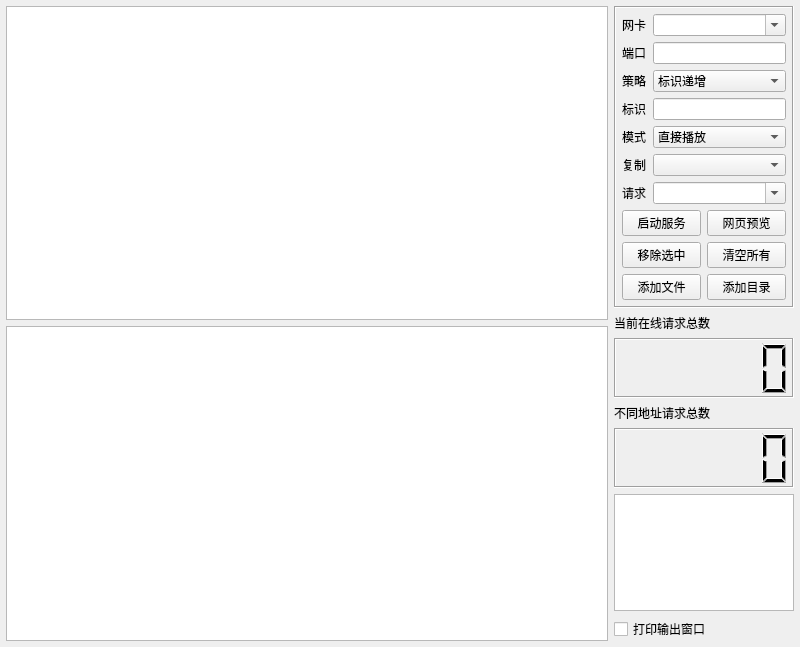
<?xml version="1.0" encoding="UTF-8"?>
<ui version="4.0">
 <class>frmFilePush</class>
 <widget class="QWidget" name="frmFilePush">
  <property name="geometry">
   <rect>
    <x>0</x>
    <y>0</y>
    <width>800</width>
    <height>647</height>
   </rect>
  </property>
  <property name="windowTitle">
   <string>Form</string>
  </property>
  <layout class="QGridLayout" name="gridLayout">
   <property name="leftMargin">
    <number>6</number>
   </property>
   <property name="topMargin">
    <number>6</number>
   </property>
   <property name="rightMargin">
    <number>6</number>
   </property>
   <property name="bottomMargin">
    <number>6</number>
   </property>
   <property name="spacing">
    <number>6</number>
   </property>
   <item row="0" column="0">
    <widget class="QTableWidget" name="tableWidget"/>
   </item>
   <item row="0" column="1" rowspan="2">
    <widget class="QWidget" name="widgetRight" native="true">
     <property name="minimumSize">
      <size>
       <width>180</width>
       <height>0</height>
      </size>
     </property>
     <property name="maximumSize">
      <size>
       <width>180</width>
       <height>16777215</height>
      </size>
     </property>
     <layout class="QVBoxLayout" name="verticalLayout">
      <property name="spacing">
       <number>6</number>
      </property>
      <property name="leftMargin">
       <number>0</number>
      </property>
      <property name="topMargin">
       <number>0</number>
      </property>
      <property name="rightMargin">
       <number>0</number>
      </property>
      <property name="bottomMargin">
       <number>0</number>
      </property>
      <item>
       <widget class="QFrame" name="frame">
        <property name="sizePolicy">
         <sizepolicy hsizetype="Preferred" vsizetype="Expanding">
          <horstretch>0</horstretch>
          <verstretch>0</verstretch>
         </sizepolicy>
        </property>
        <property name="frameShape">
         <enum>QFrame::Box</enum>
        </property>
        <property name="frameShadow">
         <enum>QFrame::Sunken</enum>
        </property>
        <layout class="QVBoxLayout" name="verticalLayout_2">
         <property name="spacing">
          <number>6</number>
         </property>
         <property name="leftMargin">
          <number>6</number>
         </property>
         <property name="topMargin">
          <number>6</number>
         </property>
         <property name="rightMargin">
          <number>6</number>
         </property>
         <property name="bottomMargin">
          <number>6</number>
         </property>
         <item>
          <widget class="QWidget" name="widget" native="true">
           <layout class="QGridLayout" name="gridLayout_3">
            <property name="leftMargin">
             <number>0</number>
            </property>
            <property name="topMargin">
             <number>0</number>
            </property>
            <property name="rightMargin">
             <number>0</number>
            </property>
            <property name="bottomMargin">
             <number>0</number>
            </property>
            <property name="spacing">
             <number>6</number>
            </property>
            <item row="0" column="1">
             <widget class="QComboBox" name="cboxListenIP">
              <property name="editable">
               <bool>true</bool>
              </property>
             </widget>
            </item>
            <item row="4" column="0">
             <widget class="QLabel" name="labPlayMode">
              <property name="text">
               <string>模式</string>
              </property>
             </widget>
            </item>
            <item row="4" column="1">
             <widget class="QComboBox" name="cboxPlayMode">
              <item>
               <property name="text">
                <string>直接播放</string>
               </property>
              </item>
              <item>
               <property name="text">
                <string>下载播放</string>
               </property>
              </item>
             </widget>
            </item>
            <item row="2" column="1">
             <widget class="QComboBox" name="cboxFlagType">
              <property name="sizePolicy">
               <sizepolicy hsizetype="Expanding" vsizetype="Fixed">
                <horstretch>0</horstretch>
                <verstretch>0</verstretch>
               </sizepolicy>
              </property>
              <item>
               <property name="text">
                <string>标识递增</string>
               </property>
              </item>
              <item>
               <property name="text">
                <string>指定标识</string>
               </property>
              </item>
              <item>
               <property name="text">
                <string>随机标识</string>
               </property>
              </item>
             </widget>
            </item>
            <item row="1" column="0">
             <widget class="QLabel" name="labListenPort">
              <property name="text">
               <string>端口</string>
              </property>
             </widget>
            </item>
            <item row="6" column="0">
             <widget class="QLabel" name="labMaxCount">
              <property name="text">
               <string>请求</string>
              </property>
             </widget>
            </item>
            <item row="6" column="1">
             <widget class="QComboBox" name="cboxMaxCount">
              <property name="editable">
               <bool>true</bool>
              </property>
             </widget>
            </item>
            <item row="1" column="1">
             <widget class="QLineEdit" name="txtListenPort"/>
            </item>
            <item row="0" column="0">
             <widget class="QLabel" name="txtListenIP">
              <property name="text">
               <string>网卡</string>
              </property>
             </widget>
            </item>
            <item row="5" column="1">
             <widget class="QComboBox" name="cboxCopyNumber"/>
            </item>
            <item row="5" column="0">
             <widget class="QLabel" name="labCopyNumber">
              <property name="text">
               <string>复制</string>
              </property>
             </widget>
            </item>
            <item row="2" column="0">
             <widget class="QLabel" name="labFlagType">
              <property name="text">
               <string>策略</string>
              </property>
             </widget>
            </item>
            <item row="3" column="0">
             <widget class="QLabel" name="labPushFlag">
              <property name="text">
               <string>标识</string>
              </property>
             </widget>
            </item>
            <item row="3" column="1">
             <widget class="QLineEdit" name="txtPushFlag"/>
            </item>
           </layout>
          </widget>
         </item>
         <item>
          <layout class="QGridLayout" name="gridLayout_2">
           <property name="spacing">
            <number>6</number>
           </property>
           <item row="0" column="0">
            <widget class="QPushButton" name="btnStart">
             <property name="text">
              <string>启动服务</string>
             </property>
            </widget>
           </item>
           <item row="0" column="1">
            <widget class="QPushButton" name="btnPreview">
             <property name="text">
              <string>网页预览</string>
             </property>
            </widget>
           </item>
           <item row="1" column="0">
            <widget class="QPushButton" name="btnRemove">
             <property name="text">
              <string>移除选中</string>
             </property>
            </widget>
           </item>
           <item row="1" column="1">
            <widget class="QPushButton" name="btnClear">
             <property name="text">
              <string>清空所有</string>
             </property>
            </widget>
           </item>
           <item row="2" column="0">
            <widget class="QPushButton" name="btnAddFile">
             <property name="text">
              <string>添加文件</string>
             </property>
            </widget>
           </item>
           <item row="2" column="1">
            <widget class="QPushButton" name="btnAddPath">
             <property name="text">
              <string>添加目录</string>
             </property>
            </widget>
           </item>
          </layout>
         </item>
        </layout>
       </widget>
      </item>
      <item>
       <widget class="QLabel" name="label">
        <property name="text">
         <string>当前在线请求总数</string>
        </property>
       </widget>
      </item>
      <item>
       <widget class="QLCDNumber" name="lcdNumber">
        <property name="minimumSize">
         <size>
          <width>0</width>
          <height>60</height>
         </size>
        </property>
        <property name="frameShadow">
         <enum>QFrame::Sunken</enum>
        </property>
        <property name="digitCount">
         <number>6</number>
        </property>
        <property name="intValue" stdset="0">
         <number>0</number>
        </property>
       </widget>
      </item>
      <item>
       <widget class="QLabel" name="label_2">
        <property name="text">
         <string>不同地址请求总数</string>
        </property>
       </widget>
      </item>
      <item>
       <widget class="QLCDNumber" name="lcdNumberAll">
        <property name="minimumSize">
         <size>
          <width>0</width>
          <height>60</height>
         </size>
        </property>
        <property name="frameShape">
         <enum>QFrame::Box</enum>
        </property>
        <property name="frameShadow">
         <enum>QFrame::Sunken</enum>
        </property>
        <property name="digitCount">
         <number>6</number>
        </property>
       </widget>
      </item>
      <item>
       <widget class="QTextEdit" name="txtHttpUrl">
        <property name="readOnly">
         <bool>true</bool>
        </property>
       </widget>
      </item>
      <item>
       <widget class="QCheckBox" name="ckDebugVisible">
        <property name="text">
         <string>打印输出窗口</string>
        </property>
       </widget>
      </item>
     </layout>
    </widget>
   </item>
   <item row="1" column="0">
    <widget class="QTextEdit" name="txtDebug">
     <property name="readOnly">
      <bool>true</bool>
     </property>
    </widget>
   </item>
  </layout>
 </widget>
 <tabstops>
  <tabstop>cboxListenIP</tabstop>
  <tabstop>txtListenPort</tabstop>
  <tabstop>cboxFlagType</tabstop>
  <tabstop>txtPushFlag</tabstop>
  <tabstop>cboxPlayMode</tabstop>
  <tabstop>cboxCopyNumber</tabstop>
  <tabstop>cboxMaxCount</tabstop>
  <tabstop>btnStart</tabstop>
  <tabstop>btnPreview</tabstop>
  <tabstop>btnRemove</tabstop>
  <tabstop>btnClear</tabstop>
  <tabstop>btnAddFile</tabstop>
  <tabstop>btnAddPath</tabstop>
  <tabstop>txtHttpUrl</tabstop>
  <tabstop>ckDebugVisible</tabstop>
  <tabstop>tableWidget</tabstop>
  <tabstop>txtDebug</tabstop>
 </tabstops>
 <resources/>
 <connections/>
</ui>
